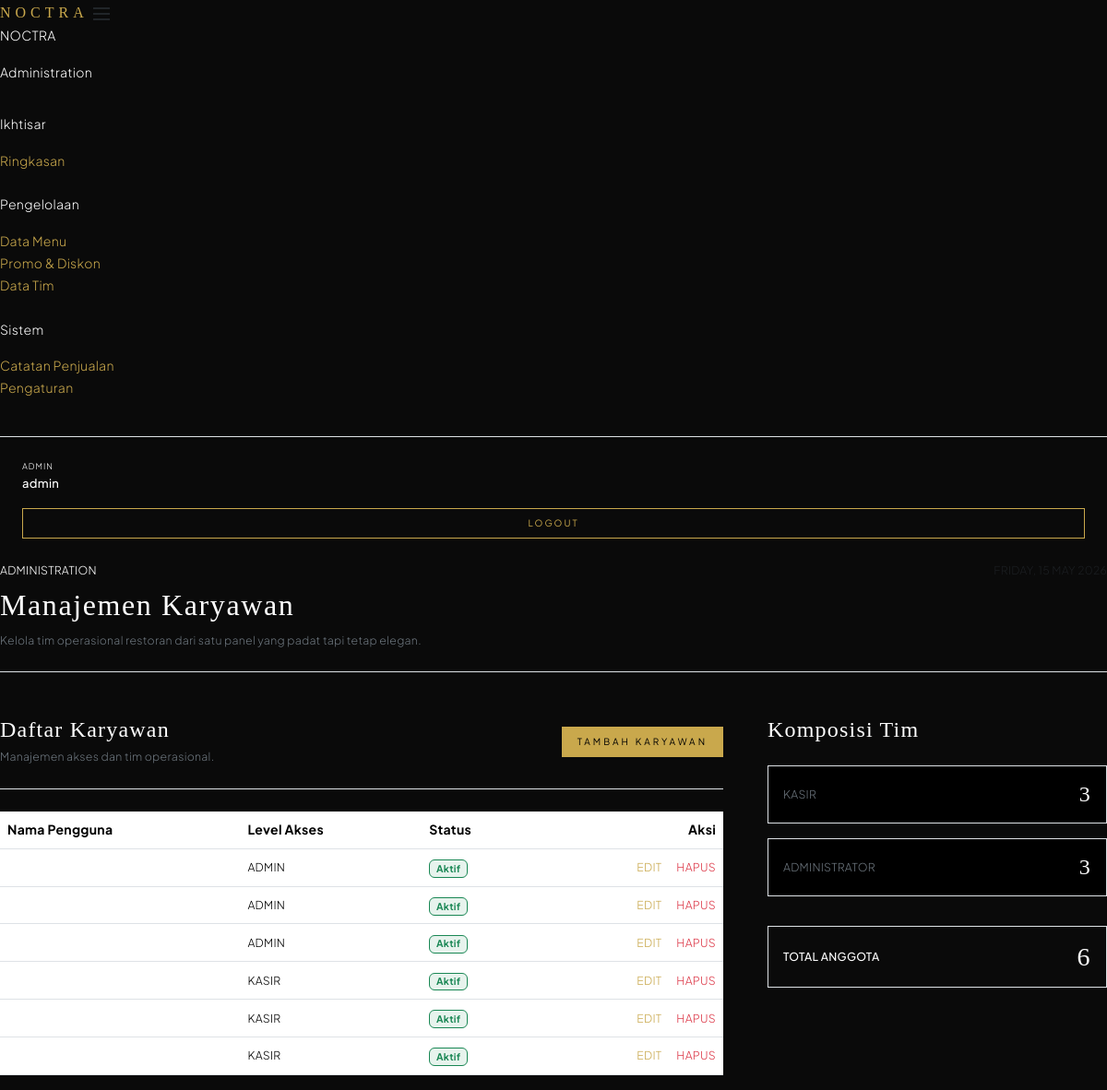
Page /admin/karyawan.php (signed in) on the committed database.
### tables this page shows
CREATE TABLE IF NOT EXISTS `user` (
  `id_user` int NOT NULL AUTO_INCREMENT,
  `nama_user` varchar(100) DEFAULT NULL,
  `username` varchar(50) NOT NULL,
  `email` varchar(100) DEFAULT NULL,
  `password` varchar(255) NOT NULL,
  `level` enum('admin','kasir','pelanggan') NOT NULL,
  PRIMARY KEY (`id_user`),
  UNIQUE KEY `user_username_unique` (`username`),
  UNIQUE KEY `user_email_unique` (`email`)
);

### includes/helpers.php (called while the page is built, shortened)
<?php
function base_path(string $path = ''): string
{
    $base = dirname(__DIR__);
    return $path === '' ? $base : $base . '/' . ltrim($path, '/');
}
function base_url(string $path = ''): string
{
    $app = require base_path('config/app.php');
    $baseUrl = rtrim($app['url'] ?? 'http://localhost:8001', '/');
    return $path === '' ? $baseUrl : $baseUrl . '/' . ltrim($path, '/');
}
function role_label(string $role): string
{
    return match ($role) {
        'admin' => 'Admin',
        'kasir' => 'Karyawan',
        'pelanggan' => 'Member',
        default => 'User',
    };
}

### config/env.php (called while the page is built, shortened)
<?php
function env(string $key, ?string $default = null): ?string
{
    static $values = [];
    $runtimeValue = $_ENV[$key] ?? $_SERVER[$key] ?? getenv($key);
    if ($runtimeValue !== false && $runtimeValue !== null && $runtimeValue !== '') {
        return (string) $runtimeValue;
    }
    return $values[$key] ?? $default;
}

### config/app.php (called while the page is built, shortened)
<?php
require_once __DIR__ . '/env.php';
return [
    'name' => env('APP_NAME', 'UPK Restoran'),
    'env' => env('APP_ENV', 'local'),
    'url' => env('APP_URL', 'http://localhost/upk-restoran'),
];

### includes/database.php (called while the page is built, shortened)
<?php
require_once __DIR__ . '/../config/env.php';
function db(): PDO
{
    static $pdo = null;
    if ($pdo instanceof PDO) {
        return $pdo;
    }
    $host = env('DB_HOST', '127.0.0.1');
    $port = env('DB_PORT', '3306');
    $name = env('DB_NAME', 'upk_restoran');
    $user = env('DB_USER', 'upk_user');
    $pass = env('DB_PASS', 'upk_password');
    $dsn = sprintf('mysql:host=%s;port=%s;dbname=%s;charset=utf8mb4', $host, $port, $name);
    $pdo = new PDO($dsn, $user, $pass, [
        PDO::ATTR_ERRMODE => PDO::ERRMODE_EXCEPTION,
        PDO::ATTR_DEFAULT_FETCH_MODE => PDO::FETCH_ASSOC,
    ]);
    return $pdo;
}

### admin/karyawan.php (the view, shortened to what this page needs)
<?php
$assetBase = '../../assets';
require __DIR__ . '/../includes/header.php';
require_once __DIR__ . '/../includes/database.php';
$stmt = db()->query("SELECT * FROM user WHERE level IN ('admin', 'kasir') ORDER BY level, username");
$karyawans = $stmt->fetchAll();
$stmtCounts = db()->query("SELECT level, COUNT(*) as count FROM user WHERE level IN ('admin', 'kasir') GROUP BY level");
$counts = $stmtCounts->fetchAll(PDO::FETCH_KEY_PAIR);
$countAdmin = $counts['admin'] ?? 0;
$countKasir = $counts['kasir'] ?? 0;
$total = $countAdmin + $countKasir;
?>
<section class="row g-5">
    <div class="col-lg-8">
        <article class="section-panel h-100">
            <div class="d-flex flex-column flex-md-row justify-content-between align-items-md-center border-bottom border-soft pb-4 mb-4 gap-3">
                <div>
                    <h3 class="font-display text-white m-0" style="font-size: 24px;">Daftar Karyawan</h3>
                    <p class="text-secondary small mb-0 mt-1">Manajemen akses dan tim operasional.</p>
                </div>
                <a class="btn btn-warning py-2 px-3" style="font-size: 10px;" href="<?= htmlspecialchars(base_url('admin/karyawan_tambah.php'), ENT_QUOTES, 'UTF-8'); ?>">Tambah Karyawan</a>
            </div>
            <div class="table-responsive">
                <table class="table align-middle">
                    <thead>
                        <tr>
                            <th>Nama Pengguna</th>
                            <th>Level Akses</th>
                            <th>Status</th>
                            <th class="text-end">Aksi</th>
                        </tr>
                    </thead>
                    <tbody>
                        <?php foreach ($karyawans as $karyawan): ?>
                        <tr>
                            <td class="fw-medium text-white"><?= htmlspecialchars($karyawan['username'], ENT_QUOTES, 'UTF-8'); ?></td>
                            <td class="text-uppercase small letter-spacing-1"><?= htmlspecialchars($karyawan['level'], ENT_QUOTES, 'UTF-8'); ?></td>
                            <td><span class="badge bg-success bg-opacity-10 text-success border border-success border-opacity-20">Aktif</span></td>
                            <td class="text-end">
                                <div class="d-flex justify-content-end gap-3">
                                    <a href="<?= htmlspecialchars(base_url('admin/karyawan_edit.php?id=' . $karyawan['id_user']), ENT_QUOTES, 'UTF-8'); ?>" class="text-gold small text-uppercase letter-spacing-1">Edit</a>
                                    <a href="<?= htmlspecialchars(base_url('actions/karyawan/delete.php?id=' . $karyawan['id_user']), ENT_QUOTES, 'UTF-8'); ?>" class="text-danger small text-uppercase letter-spacing-1" onclick="return confirm('Hapus akses karyawan ini?')">Hapus</a>
                                </div>
                            </td>
                        </tr>
                        <?php endforeach; ?>
                    </tbody>
                </table>
            </div>
        </article>
    </div>
    <aside class="col-lg-4">
        <article class="section-panel h-100">
            <h3 class="font-display text-white mb-4" style="font-size: 24px;">Komposisi Tim</h3>
            <div class="d-flex flex-column gap-3">
                <div class="p-3 border border-soft bg-black d-flex justify-content-between align-items-center">
                    <span class="text-secondary small text-uppercase letter-spacing-1">Kasir</span>
                    <span class="h4 text-gold font-display m-0"><?= $countKasir; ?></span>
                </div>
                <div class="p-3 border border-soft bg-black d-flex justify-content-between align-items-center">
                    <span class="text-secondary small text-uppercase letter-spacing-1">Administrator</span>
                    <span class="h4 text-gold font-display m-0"><?= $countAdmin; ?></span>
                </div>
                <div class="p-3 border border-gold border-opacity-20 bg-gold bg-opacity-5 d-flex justify-content-between align-items-center mt-3">
                    <span class="text-white small text-uppercase letter-spacing-2 fw-medium">Total Anggota</span>
                    <span class="h3 text-gold font-display m-0"><?= $total; ?></span>
                </div>
            </div>
        </article>
    </aside>
</section>
<?php
$content = ob_get_clean();
render_internal_shell([
    'brand' => 'NOCTRA',
    'badge' => 'Administration',
    'title' => 'Manajemen Karyawan',
    'description' => 'Kelola tim operasional restoran dari satu panel yang padat tapi tetap elegan.',
    'nav_sections' => admin_nav_sections(),
], $content);
require __DIR__ . '/../includes/footer.php';

### includes/header.php (shortened to what this page needs)
<?php
$app = require __DIR__ . '/../config/app.php';
?>
<!DOCTYPE html>
<html lang="id">
<head>
    <link href="https://cdn.jsdelivr.net/npm/bootstrap@5.3.3/dist/css/bootstrap.min.css" rel="stylesheet">
    <link rel="stylesheet" href="<?= htmlspecialchars(($assetBase ?? '../assets') . '/css/style.css', ENT_QUOTES, 'UTF-8'); ?>?v=<?= time(); ?>">
</head>
<body>

### includes/ui.php (shortened to what this page needs)
<?php
function is_active_path(string $href): bool
{
    $requestPath = parse_url($_SERVER['REQUEST_URI'] ?? '', PHP_URL_PATH) ?: '';
    return str_contains($requestPath, $href);
}
function render_internal_shell(array $config, string $content): void
{
    $sections = $config['nav_sections'] ?? [];
    $badge = $config['badge'] ?? '';
    $title = $config['title'] ?? '';
    $description = $config['description'] ?? '';
    $brand = $config['brand'] ?? "L'Art Culinaire";
    $userName = htmlspecialchars($_SESSION['user_name'] ?? 'User', ENT_QUOTES, 'UTF-8');
    $roleName = htmlspecialchars(role_label($_SESSION['user_role'] ?? ''), ENT_QUOTES, 'UTF-8');
    ?>
    <header class="mobile-navbar">
        <a href="#" class="public-brand text-decoration-none" style="font-size: 16px;"><?= htmlspecialchars($brand); ?></a>
        <button class="btn p-0 text-gold border-0 shadow-none" id="sidebarToggle">
            <svg width="24" height="24" viewBox="0 0 24 24" fill="none" stroke="currentColor" stroke-width="2"><line x1="3" y1="12" x2="21" y2="12"></line><line x1="3" y1="6" x2="21" y2="6"></line><line x1="3" y1="18" x2="21" y2="18"></line></svg>
        </button>
    </header>
    <main class="dashboard-shell">
        <aside class="dashboard-sidebar" id="sidebar">
            <div class="sidebar-brand">
                <p class="sidebar-brand-mark"><?= htmlspecialchars($brand); ?></p>
                <p class="sidebar-brand-copy"><?= htmlspecialchars($badge); ?></p>
            </div>
            <div class="flex-grow-1 overflow-auto py-3">
                <?php if ($badge === 'Service Floor'): ?>
                    <?php $items = array_merge(...array_values($sections)); ?>
                    <div class="sidebar-group mb-4">
                        <p class="sidebar-section-title">Operasional</p>
                        <nav class="d-flex flex-column">
                            <?php foreach ($items as $item): ?>
                                <?php $active = is_active_path($item['href']); ?>
                                <a class="sidebar-link <?= $active ? 'sidebar-link-active' : ''; ?>" href="<?= htmlspecialchars($item['href']); ?>">
                                    <?= htmlspecialchars($item['label']); ?>
                                </a>
                            <?php endforeach; ?>
                        </nav>
                    </div>
                <?php else: ?>
                    <?php foreach ($sections as $sectionTitle => $items): ?>
                        <div class="sidebar-group mb-4">
                            <p class="sidebar-section-title"><?= htmlspecialchars($sectionTitle); ?></p>
                            <nav class="d-flex flex-column">
                                <?php foreach ($items as $item): ?>
                                    <?php $active = is_active_path($item['href']); ?>
                                    <a class="sidebar-link <?= $active ? 'sidebar-link-active' : ''; ?>" href="<?= htmlspecialchars($item['href']); ?>">
                                        <?= htmlspecialchars($item['label']); ?>
                                    </a>
                                <?php endforeach; ?>
                            </nav>
                        </div>
                    <?php endforeach; ?>
                <?php endif; ?>
            </div>
            <div class="mt-auto p-4 border-top border-soft">
                <div class="d-flex align-items-center justify-content-between mb-3">
                    <div style="min-width: 0;">
                        <p class="text-gold m-0 text-uppercase" style="font-size: 9px; letter-spacing: 1px;"><?= $roleName; ?></p>
                        <p class="text-white m-0 fw-medium text-truncate" style="font-size: 13px;"><?= $userName; ?></p>
                    </div>
                </div>
                <a class="btn btn-outline-warning w-100 py-2" style="font-size: 10px; letter-spacing: 2px;" href="<?= htmlspecialchars(base_url('logout.php')); ?>">LOGOUT</a>
            </div>
        </aside>
        <section class="dashboard-main">
            <header class="dashboard-topbar d-flex justify-content-between align-items-start border-bottom border-soft pb-4 mb-5">
                <div class="animate-fade-in-up">
                    <p class="text-gold small text-uppercase letter-spacing-2 mb-2"><?= htmlspecialchars($badge); ?></p>
                    <h2 class="dashboard-topbar-title font-display text-white m-0" style="font-size: 32px;"><?= htmlspecialchars($title); ?></h2>
                    <p class="text-secondary small mt-2 mb-0"><?= htmlspecialchars($description); ?></p>
                </div>
                <div class="d-none d-md-block text-end animate-fade-in-up" style="animation-delay: 0.2s;">
                    <p class="text-muted small text-uppercase letter-spacing-1 m-0"><?= date('l, d F Y'); ?></p>
                </div>
            </header>
            <div class="dashboard-content animate-fade-in-up" style="animation-delay: 0.3s;">
                <?= $content; ?>
            </div>
        </section>
    </main>
    <?php
}
    ?>

### includes/footer.php (shortened to what this page needs)
</body>
</html>

### assets/css/style.css (style rules this page uses)
:root { --bg-main: #0a0a0a; --bg-sidebar: #050505; --bg-card: #111111; --gold: #C9A84C; --gold-light: #f3e5ab; --gold-dim: rgba(201, 168, 76, 0.1); --border: #1a1a1a; --border-soft: #222222; --text-primary: #ffffff; --text-secondary: #aaaaaa; --text-muted: #666666; --font-display: 'Cormorant Garamond', Georgia, serif; --font-body: 'Plus Jakarta Sans', system-ui, sans-serif; }
body { background-color: var(--bg-main); color: var(--text-primary); font-family: var(--font-body); font-size: 14px; line-height: 1.7; margin: 0; font-weight: 300; letter-spacing: 0.02em; }
a { color: var(--gold); text-decoration: none !important; transition: all 0.3s ease; }
h1, h2, h3, h4, h5, h6, .font-display { font-family: var(--font-display); color: var(--text-primary); font-weight: 400; letter-spacing: 0.05em; }
.public-brand { font-family: var(--font-display); font-size: 26px; letter-spacing: 5px; color: var(--gold); text-transform: uppercase; }
.btn { border: 1px solid var(--gold); padding: 12px 35px; font-size: 11px; text-transform: uppercase; letter-spacing: 0.3em; border-radius: 0; transition: all 0.4s ease; }
.btn-warning { background: var(--gold); color: #000; }
.btn-outline-warning { background: transparent; color: var(--gold); }

### rows in the picture
user: level "ADMIN"
user: level "ADMIN"
user: level "ADMIN"
user: level "KASIR"
user: level "KASIR"
user: level "KASIR"

### other values in the picture
$brand "NOCTRA"
$badge "Administration"
$sectionTitle "Ikhtisar"
$item['label'] "Ringkasan"
$sectionTitle "Pengelolaan"
$item['label'] "Data Menu"
$item['label'] "Promo & Diskon"
$item['label'] "Data Tim"
$sectionTitle "Sistem"
$item['label'] "Catatan Penjualan"
$item['label'] "Pengaturan"
$roleName "ADMIN"
$userName "admin"
$badge "ADMINISTRATION"
$title "Manajemen Karyawan"
